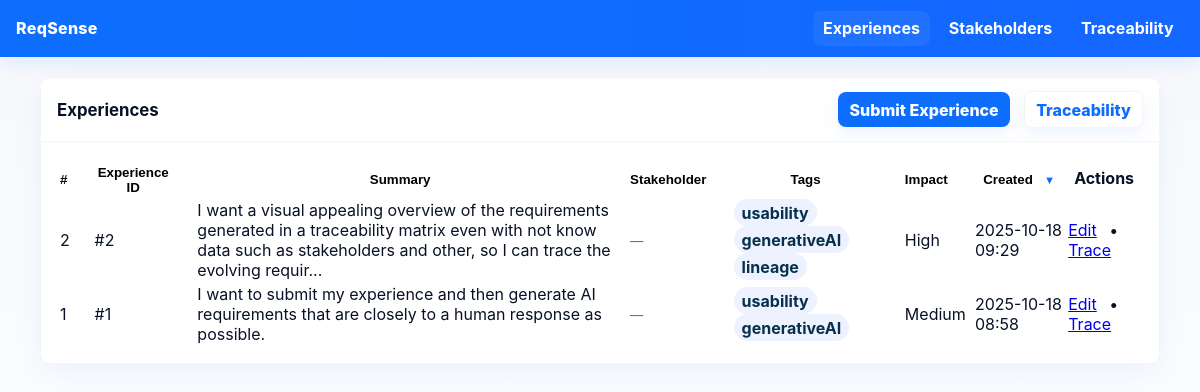
Before: /experiences/ with the older database file.
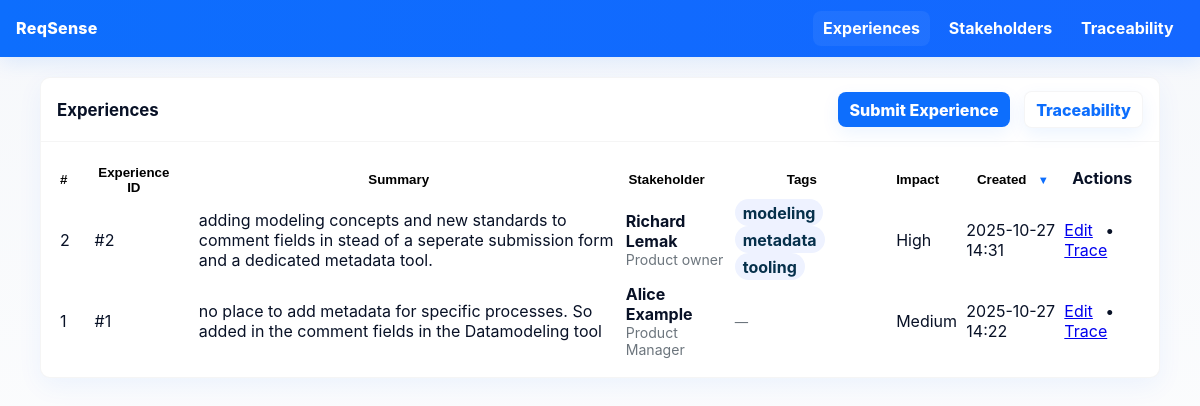
After: the same page with the newer database file.
### src/models.py (models this page shows, shortened)
class Experience(db.Model):
    __tablename__ = 'experiences'
    id = db.Column(db.Integer, primary_key=True)
    experience_id = db.Column(db.String(16), unique=True)
    narrative_text = db.Column(db.Text, nullable=False)
    stakeholder_id = db.Column(db.Integer, db.ForeignKey('stakeholders.id'))
    context_tags = db.Column(JSON)               # stores list of tags
    participants = db.Column(JSON)
    pain_points = db.Column(JSON)
    current_workaround = db.Column(db.Text)
    impact_severity = db.Column(db.String(50))
    emotional_indicators = db.Column(JSON)
    created_at = db.Column(db.DateTime(timezone=True), default=lambda: datetime.now(timezone.utc))
    updated_at = db.Column(db.DateTime(timezone=True), onupdate=lambda: datetime.now(timezone.utc))
    stakeholder = db.relationship('Stakeholder', back_populates='experiences')
    requirements = db.relationship(
        'Requirement',
        secondary=experience_requirement_link,
        back_populates='experiences',
        overlaps="requirements,experiences"
    )
    analysis = db.relationship('ExperienceAnalysis',
                             back_populates='experience',
                             uselist=False)

class Stakeholder(db.Model):
    __tablename__ = 'stakeholders'
    id = db.Column(db.Integer, primary_key=True)
    name = db.Column(db.String(255), nullable=False)
    role = db.Column(db.String(255), nullable=True)
    department = db.Column(db.String(255), nullable=True)
    email = db.Column(db.String(255), nullable=True)
    type = db.Column(db.String(100), nullable=True)       # e.g. Customer, Partner, Internal
    importance = db.Column(db.Integer, nullable=True)    # 0..10
    influence = db.Column(db.Integer, nullable=True)     # 0..10
    notes = db.Column(db.Text, nullable=True)
    created_at = db.Column(db.DateTime(timezone=True), default=lambda: datetime.now(timezone.utc))
    experiences = db.relationship('Experience', back_populates='stakeholder', lazy='select')
    requirements = db.relationship(
        'RequirementSubmission',
        secondary=stakeholder_requirements,
        back_populates='stakeholders',
        lazy='select'
    )

### src/routes/experiences.py (the view)
@experiences_bp.route('/', methods=['GET'])
def overview():
    experiences = Experience.query.order_by(Experience.created_at.desc()).all()
    return render_template('experiences/overview.html', experiences=experiences)

### src/templates/experiences/overview.html (shortened to what this page needs)
{% extends "base.html" %}
{% block content %}
<div class="table-card">
  <div class="table-header">
    <h2>Experiences</h2>
    <div>
      <a class="btn" href="{{ url_for('experiences.submit_experience') }}">Submit Experience</a>
      <a class="btn" href="{{ url_for('experiences.traceability') }}" style="background:#fff;color:var(--accent);margin-left:.6rem;border:1px solid rgba(15,23,36,0.04)">Traceability</a>
    </div>
  </div>
  <div style="padding:1rem">
    <div class="table-responsive">
      <table id="experiences-table" class="table">
        <thead>
          <tr>
            <th><button class="sort-btn" data-col="0" data-type="num"># </button></th>
            <th><button class="sort-btn" data-col="1" data-type="text">Experience ID </button></th>
            <th><button class="sort-btn" data-col="2" data-type="text">Summary </button></th>
            <th><button class="sort-btn" data-col="3" data-type="text">Stakeholder </button></th>
            <th><button class="sort-btn" data-col="4" data-type="text">Tags </button></th>
            <th><button class="sort-btn" data-col="5" data-type="text">Impact </button></th>
            <th><button class="sort-btn" data-col="6" data-type="date">Created <span class="sort-indicator"></span></button></th>
            <th>Actions</th>
          </tr>
        </thead>
        <tbody>
        {% for e in experiences %}
          <tr>
            <td>{{ e.id }}</td>
            <td>{{ e.experience_id or ('#' ~ e.id) }}</td>
            <td class="summary-cell">
              <div class="text-truncate">{{ (e.narrative_text[:180] ~ ('...' if e.narrative_text|length > 180 else '')) }}</div>
            </td>
            <td class="stakeholder-cell">
              {% if e.stakeholder %}
                <div><strong>{{ e.stakeholder.name }}</strong></div>
                <div class="small muted">{{ e.stakeholder.role or '' }}</div>
              {% else %}
                <small class="muted">—</small>
              {% endif %}
            </td>
            <td>
              {% for t in (e.context_tags or []) %}
                <span class="badge">{{ t }}</span>
              {% else %}
                <small class="muted">—</small>
              {% endfor %}
            </td>
            <td>{{ e.impact_severity or '—' }}</td>
            <td data-sort="{{ e.created_at.isoformat() if e.created_at }}">{{ e.created_at.strftime('%Y-%m-%d %H:%M') if e.created_at else '—' }}</td>
            <td>
              <a href="{{ url_for('experiences.edit_experience', experience_id=e.id) }}">Edit</a>
              <span style="margin:0 .5rem">•</span>
              <a href="{{ url_for('experiences.traceability') }}#exp-{{ e.id }}">Trace</a>
            </td>
          </tr>
        {% else %}
          <tr><td colspan="8">No experiences yet.</td></tr>
        {% endfor %}
        </tbody>
      </table>
    </div>
  </div>
</div>
{% endblock %}

Changed rows visible on the page:
changed Experience "High": narrative_text "I want a visual appealing overview of the requirements generated in a traceability matrix even with not know data such as stakeholders and other, so I can trace the evolving requir..." → "adding modeling concepts and new standards to comment fields in stead of a seperate submission form and a dedicated metadata tool."; stakeholder.name (not shown) → "Richard Lemak"; stakeholder (not shown) → "Product owner"; created_at "2025-10-18 09:29" → "2025-10-27 14:31"; no longer shows "—"
changed Experience "Medium": narrative_text "I want to submit my experience and then generate AI requirements that are closely to a human response as possible." → "no place to add metadata for specific processes. So added in the comment fields in the Datamodeling tool"; stakeholder.name (not shown) → "Alice Example"; stakeholder (not shown) → "Product Manager"; created_at "2025-10-18 08:58" → "2025-10-27 14:22"
Other visible differences:
new list line: "modeling"
new list line: "metadata"
new list line: "tooling"
list line gone: "usability"
list line gone: "generativeAI"
list line gone: "lineage"
